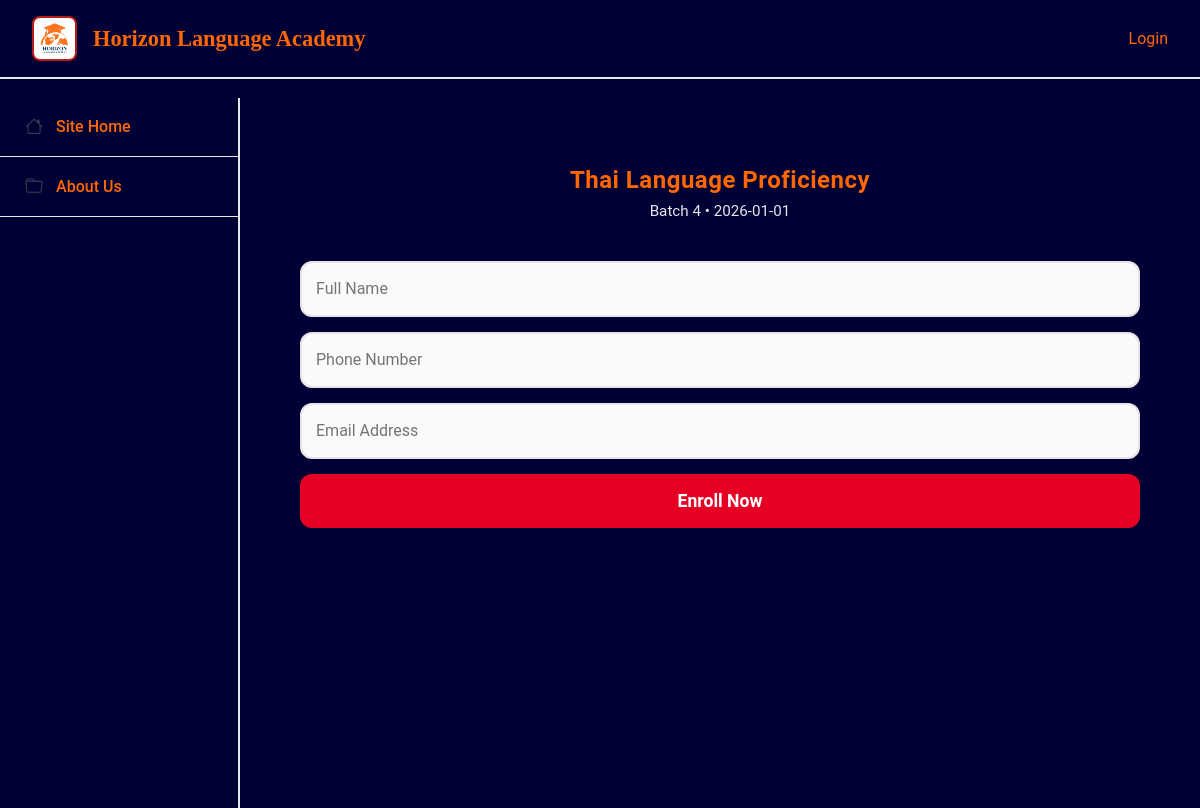
The page /enroll_now.php?batch_id=B004 on the database its author committed.
### tables this page shows
CREATE TABLE batch (
  batch_id    VARCHAR(50) PRIMARY KEY,
  batch_no    VARCHAR(50),
  start_date  DATE,
  end_date    DATE,
  course_id   VARCHAR(50)
);

CREATE TABLE course (
  course_id   VARCHAR(50) PRIMARY KEY,
  course_name VARCHAR(100) NOT NULL,
  course_fees DECIMAL(10,2)
);

### enroll_now.php (the view, shortened to what this page needs)
<?php
$batch_id = $_GET['batch_id'];
$pdo = db();
$sql = "
SELECT
    b.batch_id,
    b.batch_no,
    b.start_date,
    b.end_date,
    c.course_name
FROM batch AS b
INNER JOIN course AS c
    ON b.course_id = c.course_id
WHERE b.batch_id = '$batch_id'
;
";
$stmt = $pdo->prepare($sql);
$stmt->execute();
$course = $stmt->fetchAll(PDO::FETCH_ASSOC);
?>
<!DOCTYPE html>
<html lang="en">
<head>
    <link href="https://cdn.jsdelivr.net/npm/bootstrap@5.3.7/dist/css/bootstrap.min.css" rel="stylesheet">
    <link rel="stylesheet" href="https://cdn.jsdelivr.net/npm/bootstrap-icons@1.13.1/font/bootstrap-icons.min.css">
    <link rel="stylesheet" href="static/style.css">
</head>
<body>
    <?php include 'header.php'; ?>
    <div class="row g-0">
        <?php include 'sidebar.php'; ?>
        <div class="col-lg-10 col-md-9 col-8 main-content">
            <div class="about-container">
                <div class="enroll-banner">
                    <h2 class="program-title"><?php echo $course[0]['course_name'] ?></h2>
                    <p class="program-details">
                        Batch <?php echo $course[0]['batch_no'] ?> • <?php echo $course[0]['start_date'] ?>
                    </p>
                </div>
                <form class="enroll-form" method="POST">
                    <div class="input-group">
                        <input type="text" name="fullName" placeholder="Full Name" required>
                    </div>
                    <div class="input-group">
                        <input type="text" name="phoneNumber" placeholder="Phone Number" required>
                    </div>
                    <div class="input-group">
                        <input type="email" name="email" placeholder="Email Address" required>
                    </div>
                    <button type="submit" class="enroll-btn">Enroll Now</button>
                </form>
            </div>
        </div>
    </div>
</body>
</html>

### static/style.css (style rules this page uses)
:root { --primary-red: #dc2626; --dark-gray: #374151; --light-gray: #6B7280; --border-gray: #e5e7eb; --blue-accent: #3b82f6; --navy-blue: #000035; --light-orange: #ff6700; }
body { align-items: center; background-color: var(--navy-blue); color: #333; font-family: -apple-system, Arial, BlinkMacSystemFont, Geneva, 'Helvetica Neue'; font-family: Roboto, sans-serif, 'Segoe UI', Tahoma, Verdana; justify-content: center; margin: 0; padding-top: 90px; }
.main-content { background-color: var(--navy-blue); margin-left: 240px; margin-top: 1vh; width: calc(100% - 240px); padding: 20px; min-height: calc(100vh - 90px); }

### static/aboutus.css (style rules this page uses)
.about-container { max-width: 900px; margin: 0 auto; padding: 30px; text-align: center; }
.about-container h2 { color: var(--light-orange); font-size: 1.8em; margin: 20px 0; text-align: center; }

### static/enrollment.css (style rules this page uses)
.enroll-banner { color: #fff; padding: 18px 20px; border-radius: 14px; text-align: center; margin: 0 auto 20px; margin-bottom: 20px; display: inline-block; }
.enroll-banner .program-title { margin: 0; font-size: 1.5rem; font-weight: 700; letter-spacing: 0.5px; }
.enroll-banner .program-details { margin: 5px 0 0; font-size: 0.95rem; opacity: 0.9; }
.enroll-form { display: flex; flex-direction: column; gap: 15px; }
.input-group { width: 100%; }
.input-group input { width: 100%; padding: 14px; border: 2px solid #e5e5e5; border-radius: 12px; font-size: 1rem; background: #fafafa; transition: all 0.25s ease; }
.enroll-btn { width: 100%; padding: 14px; background: #e60023; color: #fff; border: none; border-radius: 12px; font-size: 1.1rem; font-weight: 600; cursor: pointer; transition: 0.25s ease; }

### rows shown on the page
batch: course.course_name "Thai Language Proficiency", batch_no "4", start_date "2026-01-01"
